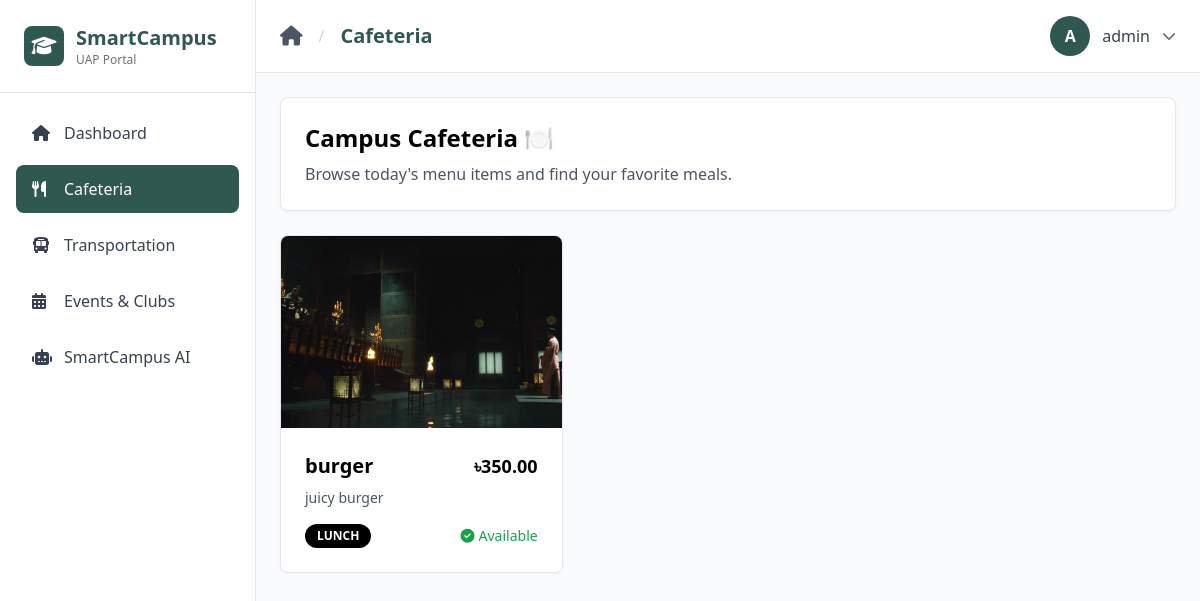
The app's page /cafeteria/ (signed in) with its own data.
### main/models.py (models this page shows, shortened)
class MenuItem(models.Model):
    name = models.CharField(max_length=200)
    description = models.TextField(blank=True)
    price = models.DecimalField(max_digits=6, decimal_places=2)
    category = models.CharField(max_length=100, choices=[
        ('breakfast', 'Breakfast'),
        ('lunch', 'Lunch'),
        ('dinner', 'Dinner'),
        ('snacks', 'Snacks'),
        ('beverages', 'Beverages'),
    ])
    is_available = models.BooleanField(default=True)
    image = models.ImageField(upload_to='menu_items/', blank=True, null=True)
    created_at = models.DateTimeField(auto_now_add=True)
    updated_at = models.DateTimeField(auto_now=True)
    class Meta:
        ordering = ['category', 'name']

### main/views.py (the view)
# urls.py: path('cafeteria/', cafeteria, name='cafeteria'),
@login_required
def cafeteria(request):
    menu_items = MenuItem.objects.filter(is_available=True)
    return render(request, 'cafeteria.html', {
        'active_page': 'cafeteria',
        'page_title': 'Cafeteria',
        'menu_items': menu_items
    })

### templates/cafeteria.html (shortened to what this page needs)
{% extends 'user_base.html' %}
{% block content %}
<div class="space-y-6">
    <div class="bg-white rounded-lg shadow-sm border border-gray-200 p-6">
        <h2 class="text-2xl font-bold text-black mb-2">Campus Cafeteria 🍽️</h2>
        <p class="text-gray-600">Browse today's menu items and find your favorite meals.</p>
    </div>
    {% if menu_items %}
    <div class="grid grid-cols-1 md:grid-cols-2 lg:grid-cols-3 gap-6">
        {% for item in menu_items %}
        <div class="bg-white rounded-lg shadow-sm border border-gray-200 overflow-hidden hover:shadow-md transition">
            <div class="h-48 bg-gray-100 flex items-center justify-center">
                {% if item.image %}
                    <img src="{{ item.image.url }}" alt="{{ item.name }}" class="w-full h-full object-cover">
                {% else %}
                    <i class="fas fa-utensils text-gray-400 text-5xl"></i>
                {% endif %}
            </div>
            <div class="p-6">
                <div class="flex items-start justify-between mb-2">
                    <h3 class="text-xl font-bold text-black">{{ item.name }}</h3>
                    <span class="text-lg font-bold text-black">৳{{ item.price }}</span>
                </div>
                <p class="text-gray-600 text-sm mb-4">{{ item.description|default:"No description available." }}</p>
                <div class="flex items-center justify-between">
                    <span class="px-3 py-1 bg-black text-white text-xs font-semibold rounded-full uppercase">
                        {{ item.get_category_display }}
                    </span>
                    {% if item.is_available %}
                        <span class="text-green-600 text-sm font-medium">
                            <i class="fas fa-check-circle mr-1"></i>Available
                        </span>
                    {% else %}
                        <span class="text-red-600 text-sm font-medium">
                            <i class="fas fa-times-circle mr-1"></i>Unavailable
                        </span>
                    {% endif %}
                </div>
            </div>
        </div>
        {% endfor %}
    </div>
    {% else %}
    <div class="bg-white rounded-lg shadow-sm border border-gray-200 p-12 text-center">
        <i class="fas fa-utensils text-gray-300 text-6xl mb-4"></i>
        <h3 class="text-xl font-bold text-black mb-2">No Menu Items Available</h3>
        <p class="text-gray-600">Check back later for today's menu!</p>
    </div>
    {% endif %}
</div>
{% endblock %}

### templates/user_base.html (shortened to what this page needs)
{% extends 'base.html' %}
{% block body %}
<div class="flex h-screen">
    <aside class="w-64 bg-white border-r border-gray-200 flex flex-col">
        <div class="p-6 border-b border-gray-200">
            <div class="flex items-center space-x-3">
                <div class="w-10 h-10 bg-primary rounded-lg flex items-center justify-center">
                    <i class="fas fa-graduation-cap text-white text-xl"></i>
                </div>
                <div>
                    <h1 class="text-xl font-bold text-primary">SmartCampus</h1>
                    <p class="text-xs text-gray-500">UAP Portal</p>
                </div>
            </div>
        </div>
        <nav class="flex-1 p-4 space-y-2">
            <a href="{% url 'dashboard' %}" class="sidebar-link flex items-center space-x-3 px-4 py-3 rounded-lg text-gray-700 hover:bg-gray-100 transition {% if active_page == 'dashboard' %}active{% endif %}">
                <i class="fas fa-home w-5"></i>
                <span class="font-medium">Dashboard</span>
            </a>
            <a href="{% url 'cafeteria' %}" class="sidebar-link flex items-center space-x-3 px-4 py-3 rounded-lg text-gray-700 hover:bg-gray-100 transition {% if active_page == 'cafeteria' %}active{% endif %}">
                <i class="fas fa-utensils w-5"></i>
                <span class="font-medium">Cafeteria</span>
            </a>
            <a href="{% url 'transportation' %}" class="sidebar-link flex items-center space-x-3 px-4 py-3 rounded-lg text-gray-700 hover:bg-gray-100 transition {% if active_page == 'transportation' %}active{% endif %}">
                <i class="fas fa-bus w-5"></i>
                <span class="font-medium">Transportation</span>
            </a>
            <a href="{% url 'events' %}" class="sidebar-link flex items-center space-x-3 px-4 py-3 rounded-lg text-gray-700 hover:bg-gray-100 transition {% if active_page == 'events' %}active{% endif %}">
                <i class="fas fa-calendar-alt w-5"></i>
                <span class="font-medium">Events & Clubs</span>
            </a>
            <a href="{% url 'ai' %}" class="sidebar-link flex items-center space-x-3 px-4 py-3 rounded-lg text-gray-700 hover:bg-gray-100 transition {% if active_page == 'ai' %}active{% endif %}">
                <i class="fas fa-robot w-5"></i>
                <span class="font-medium">SmartCampus AI</span>
            </a>
        </nav>
    </aside>
    <div class="flex-1 flex flex-col overflow-hidden">
        <header class="bg-white border-b border-gray-200 px-6 py-4 flex items-center justify-between">
            <div class="flex items-center space-x-4">
                <a href="{% url 'dashboard' %}" class="text-gray-600 hover:text-primary transition">
                    <i class="fas fa-home text-xl"></i>
                </a>
                <span class="text-gray-300">/</span>
                <h2 class="text-xl font-semibold text-primary">{{ page_title }}</h2>
            </div>
            <div class="relative">
                <button onclick="toggleDropdown()" class="flex items-center space-x-3 focus:outline-none">
                    <div class="w-10 h-10 bg-primary rounded-full flex items-center justify-center text-white font-semibold">
                        {{ user.username|first|upper }}
                    </div>
                    <span class="text-gray-700 font-medium">{{ user.username }}</span>
                    <i class="fas fa-chevron-down text-gray-500 text-sm"></i>
                </button>
            </div>
        </header>
        <main class="flex-1 overflow-y-auto p-6 bg-gray-50">
            {% block content %}{% endblock %}
        </main>
    </div>
</div>
{% endblock %}

### records on screen
MenuItem: image (picture), name "burger", price "350.00", description "juicy burger", category "LUNCH", is_available True (drawn)

### other values on screen
{{ page_title }} "Cafeteria"
{{ user.username|first|upper }} "A"
{{ user.username }} "admin"
